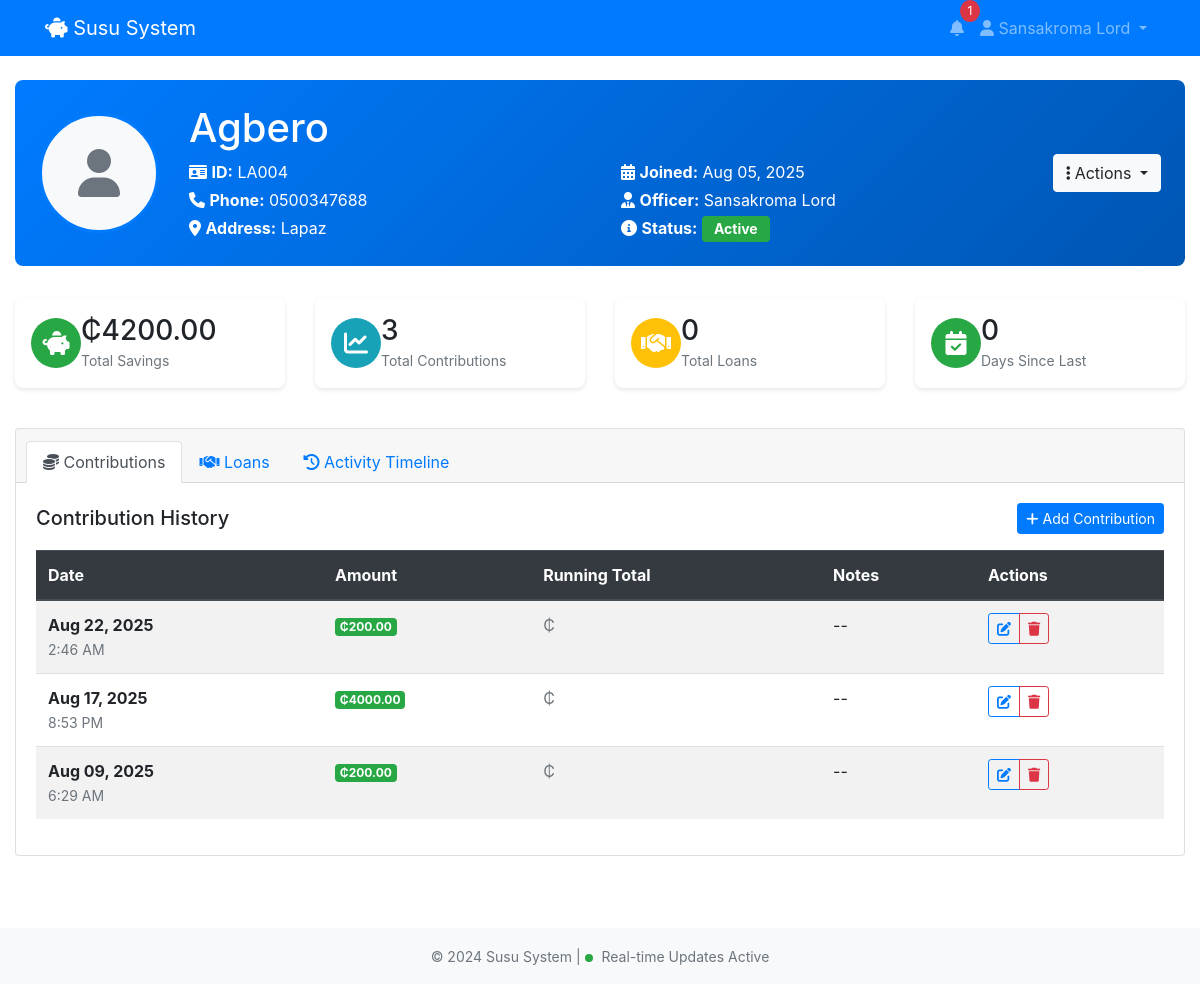
/customer/8/ (signed in), run on the app's committed database.
### core/models.py (models this page shows, shortened)
class Customer(models.Model):
    STATUS_CHOICES = [
        ('active', 'Active'),
        ('inactive', 'Inactive'),
    ]
    is_active = models.BooleanField(default=True)
    officer = models.ForeignKey(
        'CollectionOfficer',
        on_delete=models.SET_NULL,
        null=True,
        blank=True,
        related_name='customers'
    )
    name = models.CharField(max_length=100)
    phone = models.CharField(max_length=15, blank=True)
    address = models.CharField(max_length=200)
    customer_id = models.CharField(max_length=10, unique=True, blank=True)
    status = models.CharField(max_length=10, choices=STATUS_CHOICES, default='active')
    date_joined = models.DateField(auto_now_add=True)
    missed_days = models.PositiveIntegerField(default=0)
    photo = models.ImageField(upload_to='customer_photos/', blank=True, null=True)
    def last_contribution_date(self):
        last_contribution = self.contributions.order_by('-date').first()
        return last_contribution.date if last_contribution else None
    def days_since_last_contribution(self):
        last_datetime = self.last_contribution_date()
        if last_datetime:
           return (timezone.now().date() - last_datetime.date()).days
        return None
    class Meta:
        app_label = 'core'

class CollectionOfficer(models.Model):
    user = models.OneToOneField(User, on_delete=models.CASCADE)
    community = models.ForeignKey(Community, on_delete=models.CASCADE)
    created_at = models.DateTimeField(default=timezone.now)
    class Meta:
        app_label = 'core'

class Contribution(models.Model):
    customer = models.ForeignKey('Customer', on_delete=models.CASCADE, related_name='contributions')
    amount = models.DecimalField(max_digits=10, decimal_places=2)
    date = models.DateTimeField(auto_now_add=True)
    recorded_by = models.ForeignKey(User, on_delete=models.SET_NULL, null=True, blank=True)
    approved = models.BooleanField(default=False)
    notes = models.TextField(blank=True, null=True)
    created_at = models.DateTimeField(auto_now_add=True)
    class Meta:
        app_label = 'core'
        ordering = ['-date']

### core/views.py (the view)
# urls.py: path('customer/<int:customer_id>/', views.customer_detail, name='customer_detail'),
@officer_required
def customer_detail(request, customer_id):
    try:
        officer = CollectionOfficer.objects.get(user=request.user)
        customer = get_object_or_404(Customer, id=customer_id, officer=officer)
    except CollectionOfficer.DoesNotExist:
        messages.error(request, "Officer profile not found.")
        return redirect('login')
    contributions = customer.contributions.all().order_by('-date')
    total_savings = 0
    approved_submissions = DailySubmission.objects.filter(
        officer=officer,
        approved=True
    )
    for submission in approved_submissions:
        business_day_start = timezone.make_aware(
            timezone.datetime.combine(submission.date, timezone.datetime.min.time())
        ) + timedelta(hours=6)
        business_day_end = business_day_start + timedelta(hours=24)
        day_contributions = customer.contributions.filter(
            date__range=[business_day_start, business_day_end]
        ).aggregate(total=Sum('amount'))['total'] or 0
        total_savings += day_contributions
    loans = customer.loans.all().order_by('-date_applied')
    return render(request, 'core/customer_detail.html', {
        'customer': customer,
        'contributions': contributions,
        'total_savings': total_savings,
        'loans': loans,
    })

### core/templates/core/customer_detail.html (shortened to what this page needs)
{% extends 'base.html' %}
{% load static %}
{% block content %}
<div class="container-fluid">
    <div class="customer-header p-4">
        <div class="row align-items-center">
            <div class="col-auto">
                {% if customer.photo %}
                    <img src="{{ customer.photo.url }}" alt="{{ customer.name }}" class="customer-photo rounded-circle">
                {% else %}
                    <div class="customer-photo rounded-circle bg-light d-flex align-items-center justify-content-center">
                        <i class="fas fa-user fa-3x text-muted"></i>
                    </div>
                {% endif %}
            </div>
            <div class="col">
                <h1 class="mb-2">{{ customer.name }}</h1>
                <div class="row">
                    <div class="col-md-6">
                        <p class="mb-1"><i class="fas fa-id-card"></i> <strong>ID:</strong> {{ customer.customer_id }}</p>
                        <p class="mb-1"><i class="fas fa-phone"></i> <strong>Phone:</strong> {{ customer.phone|default:"Not provided" }}</p>
                        <p class="mb-0"><i class="fas fa-map-marker-alt"></i> <strong>Address:</strong> {{ customer.address }}</p>
                    </div>
                    <div class="col-md-6">
                        <p class="mb-1"><i class="fas fa-calendar-alt"></i> <strong>Joined:</strong> {{ customer.date_joined|date:"M d, Y" }}</p>
                        <p class="mb-1"><i class="fas fa-user-tie"></i> <strong>Officer:</strong> {{ customer.officer.user.get_full_name|default:customer.officer.user.username }}</p>
                        <p class="mb-0">
                            <i class="fas fa-info-circle"></i> <strong>Status:</strong>
                            <span class="badge status-badge {% if customer.status == 'active' %}badge-success{% else %}badge-warning{% endif %}">
                                {{ customer.get_status_display }}
                            </span>
                        </p>
                    </div>
                </div>
            </div>
            <div class="col-auto">
                <div class="dropdown">
                    <button class="btn btn-light dropdown-toggle" type="button" id="customerActions" data-toggle="dropdown">
                        <i class="fas fa-ellipsis-v"></i> Actions
                    </button>
                </div>
            </div>
        </div>
    </div>
    <div class="row mb-4">
        <div class="col-lg-3 col-md-6 mb-3">
            <div class="stat-card p-3">
                <div class="d-flex align-items-center">
                    <div class="stat-icon bg-success text-white me-3">
                        <i class="fas fa-piggy-bank"></i>
                    </div>
                    <div class="flex-grow-1 ms-3">
                        <h3 class="mb-0" data-stat-type="total_savings">₵{{ total_savings|floatformat:2 }}</h3>
                        <small class="text-muted">Total Savings</small>
                    </div>
                </div>
            </div>
        </div>
        <div class="col-lg-3 col-md-6 mb-3">
            <div class="stat-card p-3">
                <div class="d-flex align-items-center">
                    <div class="stat-icon bg-info text-white me-3">
                        <i class="fas fa-chart-line"></i>
                    </div>
                    <div class="flex-grow-1 ms-3">
                        <h3 class="mb-0" data-stat-type="contribution_count">{{ contributions.count }}</h3>
                        <small class="text-muted">Total Contributions</small>
                    </div>
                </div>
            </div>
        </div>
        <div class="col-lg-3 col-md-6 mb-3">
            <div class="stat-card p-3">
                <div class="d-flex align-items-center">
                    <div class="stat-icon bg-warning text-white me-3">
                        <i class="fas fa-handshake"></i>
                    </div>
                    <div class="flex-grow-1 ms-3">
                        <h3 class="mb-0" data-stat-type="loan_count">{{ loans.count }}</h3>
                        <small class="text-muted">Total Loans</small>
                    </div>
                </div>
            </div>
        </div>
        <div class="col-lg-3 col-md-6 mb-3">
            <div class="stat-card p-3">
                <div class="d-flex align-items-center">
                    <div class="stat-icon {% if customer.days_since_last_contribution <= 7 %} bg-success{% else %}bg-danger{% endif %} text-white me-3">
                        <i class="fas fa-calendar-check"></i>
                    </div>
                    <div class="flex-grow-1 ms-3">
                        <h3 class="mb-0">
                            {% if customer.last_contribution_date %}
                                {{ customer.days_since_last_contribution|default:0 }}
                            {% else %}
                                N/A
                            {% endif %}
                        </h3>
                        <small class="text-muted">Days Since Last</small>
                    </div>
                </div>
            </div>
        </div>
    </div>
    <div class="row">
        <div class="col-12">
            <div class="card">
                <div class="card-header">
                    <ul class="nav nav-tabs card-header-tabs" id="customerTabs" role="tablist">
                        <li class="nav-item">
                            <a class="nav-link active" id="contributions-tab" data-toggle="tab" href="#contributions" role="tab">
                                <i class="fas fa-coins"></i> Contributions
                            </a>
                        </li>
                        <li class="nav-item">
                            <a class="nav-link" id="loans-tab" data-toggle="tab" href="#loans" role="tab">
                                <i class="fas fa-handshake"></i> Loans
                            </a>
                        </li>
                        <li class="nav-item">
                            <a class="nav-link" id="activity-tab" data-toggle="tab" href="#activity" role="tab">
                                <i class="fas fa-history"></i> Activity Timeline
                            </a>
                        </li>
                    </ul>
                </div>
                <div class="card-body">
                    <div class="tab-content" id="customerTabsContent">
                        <div class="tab-pane fade show active" id="contributions" role="tabpanel">
                            {% if contributions %}
                                <div class="d-flex justify-content-between align-items-center mb-3">
                                    <h5 class="mb-0">Contribution History</h5>
                                    <button class="btn btn-primary btn-sm" data-toggle="modal" data-target="#addContributionModal">
                                        <i class="fas fa-plus"></i> Add Contribution
                                    </button>
                                </div>
                                <div class="table-responsive">
                                    <table class="table table-striped table-hover">
                                        <thead class="thead-dark">
                                            <tr>
                                                <th>Date</th>
                                                <th>Amount</th>
                                                <th>Running Total</th>
                                                <th>Notes</th>
                                                <th>Actions</th>
                                            </tr>
                                        </thead>
                                        <tbody>
                                            {% for contribution in contributions %}
                                            <tr class="contribution-item">
                                                <td>
                                                    <strong>{{ contribution.date|date:"M d, Y" }}</strong>
                                                    <br><small class="text-muted">{{ contribution.date|date:"g:i A" }}</small>
                                                </td>
                                                <td>
                                                    <span class="badge badge-success">₵{{ contribution.amount|floatformat:2 }}</span>
                                                </td>
                                                <td>
                                                    <span class="text-muted">₵{{ contribution.running_total|default:"--"|floatformat:2 }}</span>
                                                </td>
                                                <td>
                                                    {{ contribution.notes|default:"--"|truncatechars:50 }}
                                                </td>
                                                <td>
                                                    <div class="btn-group btn-group-sm">
                                                        <button class="btn btn-outline-primary" title="Edit">
                                                            <i class="fas fa-edit"></i>
                                                        </button>
                                                        <button class="btn btn-outline-danger" title="Delete" onclick="return confirm('Delete this contribution?')">
                                                            <i class="fas fa-trash"></i>
                                                        </button>
                                                    </div>
                                                </td>
                                            </tr>
                                            {% endfor %}
                                        </tbody>
                                    </table>
                                </div>
                            {% endif %}
                        </div>
                    </div>
                </div>
            </div>
        </div>
    </div>
</div>
{% endblock %}

### core/templates/base.html (shortened to what this page needs)
<!DOCTYPE html>
<html lang="en">
<head>
    <link href="https://cdnjs.cloudflare.com/ajax/libs/bootstrap/4.6.2/css/bootstrap.min.css" rel="stylesheet">
    <link href="https://cdnjs.cloudflare.com/ajax/libs/font-awesome/6.0.0/css/all.min.css" rel="stylesheet">
</head>
<body>
    <nav class="navbar navbar-expand-lg navbar-dark bg-primary">
        <div class="container">
            <a class="navbar-brand" href="{% url 'dashboard' %}">
                <i class="fas fa-piggy-bank"></i> Susu System
            </a>
            <div class="navbar-nav ml-auto">
                {% if user.is_authenticated %}
                    <div class="nav-item dropdown position-relative">
                        <a class="nav-link" href="#" id="notificationDropdown" role="button" data-toggle="dropdown">
                            <i class="fas fa-bell"></i>
                            <span class="notification-badge" id="notification-count" style="display: none;">0</span>
                        </a>
                    </div>
                    <div class="nav-item dropdown">
                        <a class="nav-link dropdown-toggle" href="#" role="button" data-toggle="dropdown">
                            <i class="fas fa-user"></i> {{ user.get_full_name|default:user.username }}
                        </a>
                    </div>
                {% endif %}
            </div>
        </div>
    </nav>
    <main class="py-4">
        {% block content %}{% endblock %}
    </main>
    <footer class="bg-light text-center py-3 mt-5">
        <div class="container">
            <small class="text-muted">
                &copy; 2024 Susu System |
                <span class="real-time-indicator"></span>
                Real-time Updates Active
            </small>
        </div>
    </footer>
</body>
</html>

### data on the page
Customer: name "Agbero", customer_id "LA004", phone "0500347688", address "Lapaz", date_joined "Aug 05, 2025", officer.user.get_full_name "Sansakroma Lord", status "Active", days_since_last_contribution "0"
Contribution: date "Aug 22, 2025", date "2:46 AM", amount "200.00", notes "--"
Contribution: date "Aug 17, 2025", date "8:53 PM", amount "4000.00", notes "--"
Contribution: date "Aug 09, 2025", date "6:29 AM", amount "200.00", notes "--"

### other printed values
{{ user.get_full_name|default:user.username }} "Sansakroma Lord"
{{ total_savings|floatformat:2 }} "4200.00"
{{ contributions.count }} "3"
{{ loans.count }} "0"
